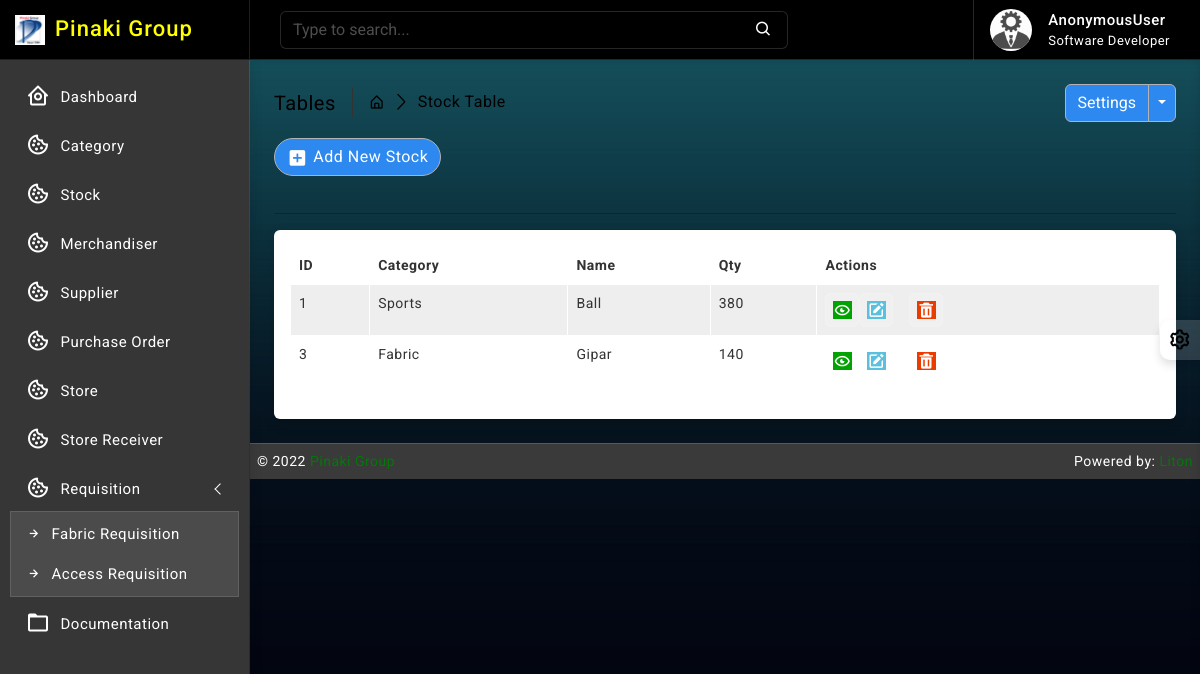
Before: /stock/ with the older database file.
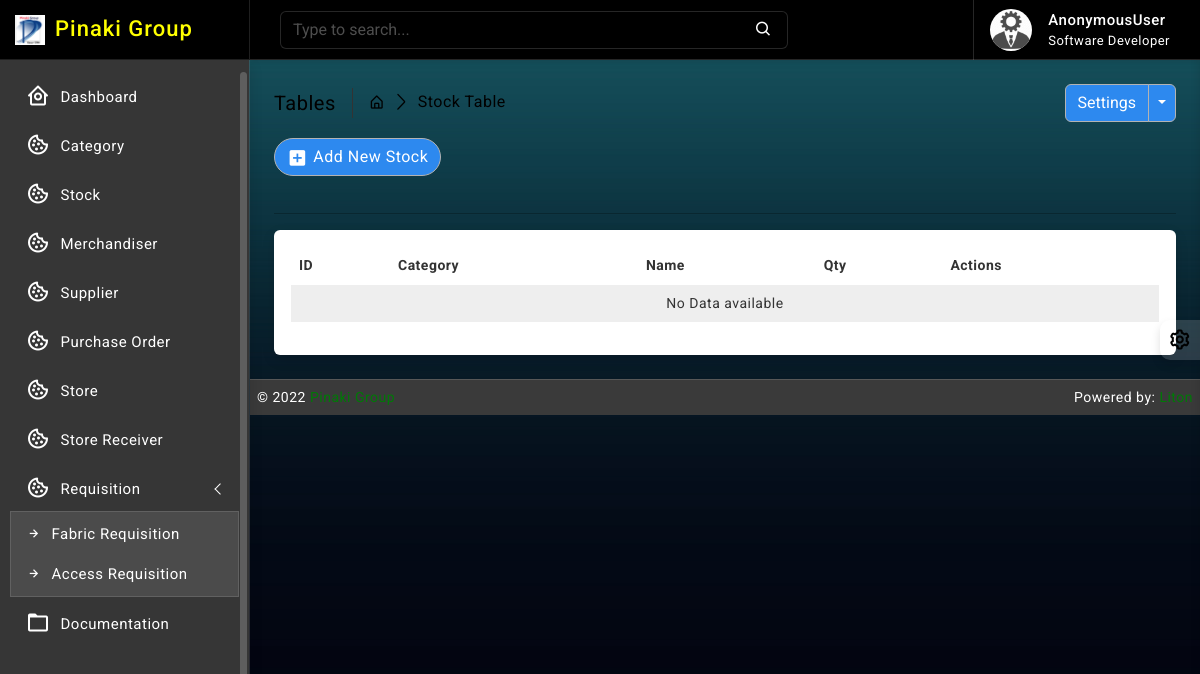
After: the same page with the newer database file.
### stock/models.py (models this page shows, shortened)
class Stock(models.Model):
    id = models.AutoField(primary_key=True)
    category = models.ForeignKey(Category, on_delete=models.CASCADE, blank=False)
    name = models.CharField(max_length=30, unique=True)
    quantity = models.IntegerField(default=1)
    is_deleted = models.BooleanField(default=False)

### category/models.py (models this page shows)
class Category(models.Model):
    name = models.CharField(max_length=64, null=True, unique=True, blank=True)
    created_at = models.DateTimeField(auto_now_add=True, auto_now=False)
    updated_at = models.DateTimeField(auto_now_add=False, auto_now=True)
    def __str__(self):
        return self.name

### stock/views.py (the view)
# urls.py: path('', views.StockListView.as_view(), name='stock_read'),
class StockListView(ListView):
    model = Stock
    template_name = 'stock/read.html'
    context_object_name = 'stocks'
    paginate_by = 10

### templates/stock/read.html (shortened to what this page needs)
{% extends 'base/base.html' %}
{% block body %}
{% load static %}
		<div class="page-wrapper">
			<div class="page-content">
				<div class="page-breadcrumb d-none d-sm-flex align-items-center mb-3">
					<div class="breadcrumb-title pe-3">Tables</div>
					<div class="ps-3">
						<nav aria-label="breadcrumb">
							<ol class="breadcrumb mb-0 p-0">
								<li class="breadcrumb-item"><a href="#"><i class="bx bx-home-alt"></i></a>
								</li>
								<li class="breadcrumb-item active" aria-current="page">Stock Table</li>
							</ol>
						</nav>
					</div>
					<div class="ms-auto">
						<div class="btn-group">
							<button type="button" class="btn btn-light">Settings</button>
							<button type="button" class="btn btn-light dropdown-toggle dropdown-toggle-split" data-bs-toggle="dropdown">	<span class="visually-hidden">Toggle Dropdown</span>
							</button>
						</div>
					</div>
				</div>
                <div class="ms-auto"><a href="/stock/new/" class="btn btn-light radius-30 mt-2 mt-lg-0"><i class="bx bxs-plus-square"></i>Add New Stock</a></div><br>
				<hr/>
				<div class="card">
					<div class="card-body">
						<div class="table-responsive">
							<table id="example2" class="table table-striped table-bordered">
								<thead>
									<tr>
										<th>ID</th>
										<th>Category</th>
										<th>Name</th>
                                        <th>Qty</th>
										<th>Actions</th>
									</tr>
								</thead>
								<tbody>
									{% for data in stocks %}
									<tr>
									   <td>{{ data.id }}</td>
									   <td>{{ data.category }}</td>
									   <td>{{ data.name }}</td>
                                       <td>{{ data.quantity }}</td>
									   <td class="center">
										<div class="d-flex order-actions">
											<a class="" href="#">
												<i class="fadeIn animated bx bx-show-alt"></i>
											</a>
											<a class="" href="{% url 'stock_update' data.id %}">
												<i class='bx bxs-edit'></i>
											</a>
											<a class="ms-3" href="{% url 'stock_delete' data.id %}" onclick="return confirm('Are you sure?');">
												<i class='bx bxs-trash'></i>
											</a>
										</div>
									   </td>
									</tr>
								 {% endfor %}
								 {% if not stocks %}
								 <tr>
									 <td colspan="10" class="text-center">No Data available</td>
								 </tr>
								 {% endif %}
								</tbody>
							</table>
						</div>
					</div>
				</div>
			</div>
		</div>
{% endblock body %}

### templates/base/base.html (shortened to what this page needs)
{% load static %}
<!DOCTYPE html>
<html lang="en">
<head>
    {% include 'base/header.html' %}
</head>
<body class="bg-theme bg-theme2">
    <div class="wrapper">
        {% include 'base/slider.html' %}
        {% include 'base/navbar.html' %}
        {% block body %}
        {% endblock body %}
        {% include 'base/footer.html' %}
    </div>
    {% include 'base/switcher.html' %}
</body>
</html>

### templates/base/header.html (shortened to what this page needs)
{% load static %}
<link href="{% static 'plugins/simplebar/css/simplebar.css' %}" rel="stylesheet" />
<link href="{% static 'plugins/perfect-scrollbar/css/perfect-scrollbar.css' %}" rel="stylesheet" />
<link href="{% static 'plugins/metismenu/css/metisMenu.min.css' %}" rel="stylesheet" />
<link href="{% static 'plugins/datatable/css/dataTables.bootstrap5.min.css' %}" rel="stylesheet" />
<link href="{% static 'css/bootstrap.min.css' %}" rel="stylesheet">
<link href="{% static 'css/bootstrap-extended.css' %}" rel="stylesheet">
<link href="{% static 'css/app.css' %}" rel="stylesheet">
<link href="{% static 'css/icons.css' %}" rel="stylesheet">

### templates/base/slider.html (shortened to what this page needs)
{% load static %}
		<div class="sidebar-wrapper" data-simplebar="true">
			<div class="sidebar-header">
				<div>
					<img src="{% static 'images/logo-icon.png' %}" class="logo-icon" alt="logo icon">
				</div>
				<div>
					<h4 class="logo-text">Pinaki Group</h4>
				</div>
				<div class="toggle-icon ms-auto"><i class='bx bx-arrow-to-left'></i>
				</div>
			</div>
			<ul class="metismenu" id="menu">
				<li>
					<a href="{% url 'home' %}">
						<div class="parent-icon"><i class='bx bx-home-circle'></i>
						</div>
						<div class="menu-title">Dashboard</div>
					</a>
				</li>
				<li>
					<a href="{% url 'category_read' %}">
						<div class="parent-icon"><i class='bx bx-cookie'></i>
						</div>
						<div class="menu-title">Category</div>
					</a>
				</li>
				<li>
					<a href="{% url 'stock_read' %}">
						<div class="parent-icon"><i class='bx bx-cookie'></i>
						</div>
						<div class="menu-title">Stock</div>
					</a>
				</li>
				<li>
					<a href="{% url 'merchandiser_read' %}">
						<div class="parent-icon"><i class='bx bx-cookie'></i>
						</div>
						<div class="menu-title">Merchandiser</div>
					</a>
				</li>
				<li>
					<a href="/supplier/create/">
						<div class="parent-icon"><i class='bx bx-cookie'></i>
						</div>
						<div class="menu-title">Supplier</div>
					</a>
				</li>
				<li>
					<a href="{% url 'po_read' %}">
						<div class="parent-icon"><i class='bx bx-cookie'></i>
						</div>
						<div class="menu-title">Purchase Order</div>
					</a>
				</li>
				<li>
					<a href="{% url 'store_read' %}">
						<div class="parent-icon"><i class='bx bx-cookie'></i>
						</div>
						<div class="menu-title">Store</div>
					</a>
				</li>
				<li>
					<a href="{% url 'storeRec_read' %}">
						<div class="parent-icon"><i class='bx bx-cookie'></i>
						</div>
						<div class="menu-title">Store Receiver</div>
					</a>
				</li>
				<li>
					<a href="javascript:;" class="has-arrow">
						<div class="parent-icon"><i class='bx bx-cookie'></i>
						</div>
						<div class="menu-title">Requisition</div>
					</a>
					<ul>
						<li> <a href="{% url 'fabricr_read' %}"><i class="bx bx-right-arrow-alt"></i>Fabric Requisition</a>
						</li>
						<li> <a href="{% url 'ar_read' %}"><i class="bx bx-right-arrow-alt"></i>Access Requisition</a>
						</li>
					</ul>
				</li>
				<li>
					<a href="https://codervent.com/dashtreme/documentation/index.html" target="_blank">
						<div class="parent-icon"><i class="bx bx-folder"></i>
						</div>
						<div class="menu-title">Documentation</div>
					</a>
				</li>
			</ul>
		</div>

### templates/base/navbar.html (shortened to what this page needs)
{% load static %}
		<header>
			<div class="topbar d-flex align-items-center">
				<nav class="navbar navbar-expand">
					<div class="search-bar flex-grow-1">
						<div class="position-relative search-bar-box">
							<input type="text" class="form-control search-control" placeholder="Type to search..."> <span class="position-absolute top-50 search-show translate-middle-y"><i class='bx bx-search'></i></span>
						</div>
					</div>
					<div class="user-box dropdown">
						<a class="d-flex align-items-center nav-link dropdown-toggle dropdown-toggle-nocaret" href="#" role="button" data-bs-toggle="dropdown" aria-expanded="false">
							<img src="{% static 'images/avatars/avatar-2.png' %}" class="user-img" alt="user avatar">
							<div class="user-info ps-3">
								<p class="user-name mb-0">{{request.user}}</p>
								<p class="designattion mb-0">Software Developer</p>
							</div>
						</a>
					</div>
				</nav>
			</div>
		</header>

### templates/base/footer.html
{% load static %}
<footer class="page-footer">
    <p>
        <span style="text-align:left;float:left">&copy; 2022 <a href="https://pinakigroup.com/" alt="Bootstrap Themes">Pinaki Group</a></span>
        <span class="hidden-phone" style="text-align:right;float:right">Powered by: <a href="https://www.linkedin.com/in/litonbairaggi" alt="Bootstrap Admin Templates">Liton</a></span>
    </p>
</footer>

### templates/base/switcher.html (shortened to what this page needs)
{% load static %}
	<div class="switcher-wrapper">
		<div class="switcher-btn"> <i class='bx bx-cog bx-spin'></i>
		</div>
	</div>

### templates/base/js.html (shortened to what this page needs)
{% load static %}

Changed rows visible on the page:
removed Stock: id "1", category "Sports", name "Ball", quantity "380"
removed Stock: id "3", category "Fabric", name "Gipar", quantity "140"
Other visible differences:
text now shown: "No Data available"
